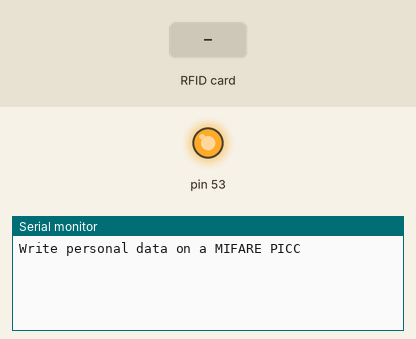
Recording of a sketch running on a simulated Arduino Mega 2560, built with avr-gcc and run on an emulated ATmega2560. On the bench: output pins drawn as LEDs (lit = HIGH), the last lines printed to the serial monitor. Inputs (shaded band) come from the test bench.

Above: at 1.2 s.
1.3 s: RFID card 5E 7A 19 C4 held to the reader
At 1.66 s:
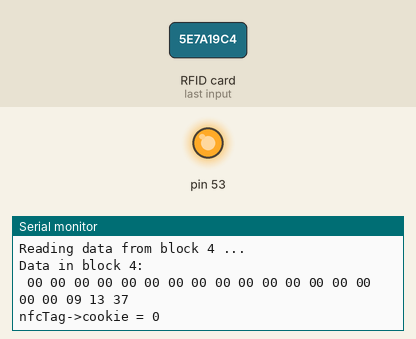
At 3.2 s:
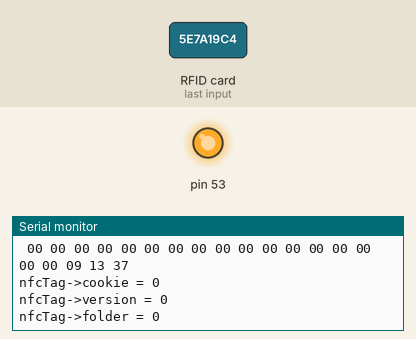

Measured:
- after the input at 1.3 s, the serial monitor: prints a new line at once (image 1)

The sketch:

test_write.ino
```cpp
/*
 * Write personal data of a MIFARE RFID card using a RFID-RC522 reader
 * Uses MFRC522 - Library to use ARDUINO RFID MODULE KIT 13.56 MHZ WITH TAGS SPI W AND R BY COOQROBOT.
 * -----------------------------------------------------------------------------------------
 *             MFRC522      Arduino       Arduino   Arduino    Arduino          Arduino
 *             Reader/PCD   Uno/101       Mega      Nano v3    Leonardo/Micro   Pro Micro
 * Signal      Pin          Pin           Pin       Pin        Pin              Pin
 * -----------------------------------------------------------------------------------------
 * RST/Reset   RST          9             5         D9         RESET/ICSP-5     RST
 * SPI SS      SDA(SS)      10            53        D10        10               10
 * SPI MOSI    MOSI         11 / ICSP-4   51        D11        ICSP-4           16
 * SPI MISO    MISO         12 / ICSP-1   50        D12        ICSP-1           14
 * SPI SCK     SCK          13 / ICSP-3   52        D13        ICSP-3           15
 *
 * Hardware required:
 * Arduino
 * PCD (Proximity Coupling Device): NXP MFRC522 Contactless Reader IC
 * PICC (Proximity Integrated Circuit Card): A card or tag using the ISO 14443A interface, eg Mifare or NTAG203.
 * The reader can be found on eBay for around 5 dollars. Search for "mf-rc522" on ebay.com.
 */

#include <SPI.h>
#include <MFRC522.h>

#define RST_PIN         22          // Configurable, see typical pin layout above
#define SS_PIN          21          // Configurable, see typical pin layout above

MFRC522 mfrc522(SS_PIN, RST_PIN);   // Create MFRC522 instance

////////////////////////////////////////////////////////////////////////////

byte blockAddr = 4;
byte folder = 2;
byte trailerBlock = 7;
bool writing = false;

////////////////////////////////////////////////////////////////////////////

void setup() {
  Serial.begin(9600);        // Initialize serial communications with the PC
  SPI.begin();               // Init SPI bus
  mfrc522.PCD_Init();        // Init MFRC522 card
  Serial.println(F("Write personal data on a MIFARE PICC "));
}

void loop() {

  // Prepare key - all keys are set to FFFFFFFFFFFFh at chip delivery from the factory.
  MFRC522::MIFARE_Key key;
  for (byte i = 0; i < 6; i++) key.keyByte[i] = 0xFF;

  // Reset the loop if no new card present on the sensor/reader. This saves the entire process when idle.
  if ( ! mfrc522.PICC_IsNewCardPresent()) {
    return;
  }

  // Select one of the cards
  if ( ! mfrc522.PICC_ReadCardSerial()) {
    return;
  }

  Serial.print(F("Card UID:"));    //Dump UID
  for (byte i = 0; i < mfrc522.uid.size; i++) {
    Serial.print(mfrc522.uid.uidByte[i] < 0x10 ? " 0" : " ");
    Serial.print(mfrc522.uid.uidByte[i], HEX);
  }
  Serial.print(F(" PICC type: "));   // Dump PICC type
  MFRC522::PICC_Type piccType = mfrc522.PICC_GetType(mfrc522.uid.sak);
  Serial.println(mfrc522.PICC_GetTypeName(piccType));


  byte block;
  MFRC522::StatusCode status;
  byte len;

  Serial.setTimeout(20000L) ;     // wait until 20 seconds for input from serial
  // Ask personal data: Family name
  Serial.println("Lay on card");


  ////////////////////////////////////////////////////////////////////////////
  MFRC522::PICC_Type mifareType;

  // Authenticate using key B
  Serial.println(F("Authenticating again using key B..."));
  status = (MFRC522::StatusCode)mfrc522.PCD_Authenticate(
      MFRC522::PICC_CMD_MF_AUTH_KEY_B, 7, &key, &(mfrc522.uid));
  if (status != MFRC522::STATUS_OK) {
    Serial.print(F("PCD_Authenticate() failed: "));
    Serial.println(mfrc522.GetStatusCodeName(status));
    Serial.println("myDFPlayer.playMp3Folder(401)");
    return;
  }

  Serial.println("Creating private buffer.");
  byte buffer[14] = {0x13, 0x37, 0xb3, 0x47,  // 0x1337 0xb347 magic cookie to
                                              // identify our nfc tags
                    0x01,                     // version 1
                    folder,                   // the folder picked by the user
                    0x00, 0x00, 0x00, 0x00, 0x00, 0x00, 0x00, 0x00};

  ////////////////////////////////////////////////////////////////////////////

    byte size = sizeof(buffer);

    mifareType = mfrc522.PICC_GetType(mfrc522.uid.sak);


    if(writing){
    // Authenticate using key B
    Serial.println(F("Authenticating again using key B..."));
    status = (MFRC522::StatusCode)mfrc522.PCD_Authenticate(
        MFRC522::PICC_CMD_MF_AUTH_KEY_B, trailerBlock, &key, &(mfrc522.uid));
    if (status != MFRC522::STATUS_OK) {
      Serial.print(F("PCD_Authenticate() failed: "));
      Serial.println(mfrc522.GetStatusCodeName(status));
      Serial.println("myDFPlayer.playMp3Folder(401)");
      return;
    }

    // Write data to the block
    Serial.print(F("Writing data into block "));
    Serial.print(blockAddr);
    Serial.println(F(" ..."));
    dump_byte_array(buffer, 14);

    Serial.println(F("WRITING Data to CARD"));

    status = (MFRC522::StatusCode)mfrc522.MIFARE_Write(blockAddr, buffer, 16);
    if (status != MFRC522::STATUS_OK) {
      Serial.print(F("MIFARE_Write() failed: "));
      Serial.println(mfrc522.GetStatusCodeName(status));
    }
    else
      Serial.println("Wrote sucessfully");
    Serial.println();
    delay(100);


    Serial.println("ENDE");
  }

///////////////////////////////////// - ENDE WRITE -  /////////////////////////////////////
byte sector = 1;
///////////////////////////////////// - ENDE WRITE -  /////////////////////////////////////
  bool returnValue = true;
  // Show some details of the PICC (that is: the tag/card)
  Serial.print(F("Card UID:"));
  dump_byte_array(mfrc522.uid.uidByte, mfrc522.uid.size);
  Serial.println();
  Serial.print(F("PICC type: "));
  //MFRC522::PICC_Type piccType = mfrc522.PICC_GetType(mfrc522.uid.sak);
  Serial.println(mfrc522.PICC_GetTypeName(piccType));

  byte buffer2[18];
  size = sizeof(buffer2);

  // Authenticate using key A
  Serial.println(F("Authenticating using key A..."));
  status = (MFRC522::StatusCode)mfrc522.PCD_Authenticate(
      MFRC522::PICC_CMD_MF_AUTH_KEY_A, trailerBlock, &key, &(mfrc522.uid));
  if (status != MFRC522::STATUS_OK) {
    returnValue = false;
    Serial.print(F("PCD_Authenticate() failed: "));
    Serial.println(mfrc522.GetStatusCodeName(status));
    Serial.println("AAAAAAAAAAAAAAAAAAAAAAAAAAAAAAAAAA" + returnValue);
  }

  // Show the whole sector as it currently is
  Serial.println(F("Current data in sector:"));
  mfrc522.PICC_DumpMifareClassicSectorToSerial(&(mfrc522.uid), &key, sector);
  Serial.println();

  // Read data from the block
  Serial.print(F("Reading data from block "));
  Serial.print(blockAddr);
  Serial.println(F(" ..."));
  status = (MFRC522::StatusCode)mfrc522.MIFARE_Read(blockAddr, buffer2, &size);
  if (status != MFRC522::STATUS_OK) {
    returnValue = false;
    Serial.print(F("MIFARE_Read() failed: "));
    Serial.println(mfrc522.GetStatusCodeName(status));
  }
  Serial.print(F("Data in block "));
  Serial.print(blockAddr);
  Serial.println(F(":"));
  dump_byte_array(buffer2, 20);
  Serial.println();
  Serial.println();

  uint32_t tempCookie;
  tempCookie = (uint32_t)buffer2[0] << 24;
  tempCookie += (uint32_t)buffer2[1] << 16;
  tempCookie += (uint32_t)buffer2[2] << 8;
  tempCookie += (uint32_t)buffer2[3];

  //uint32_t tempColor;
  //tempColor = (uint32_t)buffer2[8] << 24;
  //tempColor += (uint32_t)buffer2[9] << 16;
  //tempColor += (uint32_t)buffer2[10] << 8;
  //tempColor += (uint32_t)buffer2[11];

  Serial.println("nfcTag->cookie = " + String(tempCookie));
  Serial.println("nfcTag->version = " + String(buffer2[4]));
  Serial.println("nfcTag->folder = " + String(buffer2[5]));
  //Serial.println("nfcTag->mode = " + String(buffer2[6]));
  //Serial.println("nfcTag->special = " + String(buffer2[7]));
  //Serial.println("nfcTag->color = " + String(tempColor));


  mfrc522.PICC_HaltA(); // Halt PICC
  mfrc522.PCD_StopCrypto1();  // Stop encryption on PCD
}


void dump_byte_array(byte *buffer2, byte bufferSize) {
  for (byte i = 0; i < bufferSize; i++) {
    Serial.print(buffer2[i] < 0x10 ? " 0" : " ");
    Serial.print(buffer2[i], HEX);
  }
}
```
